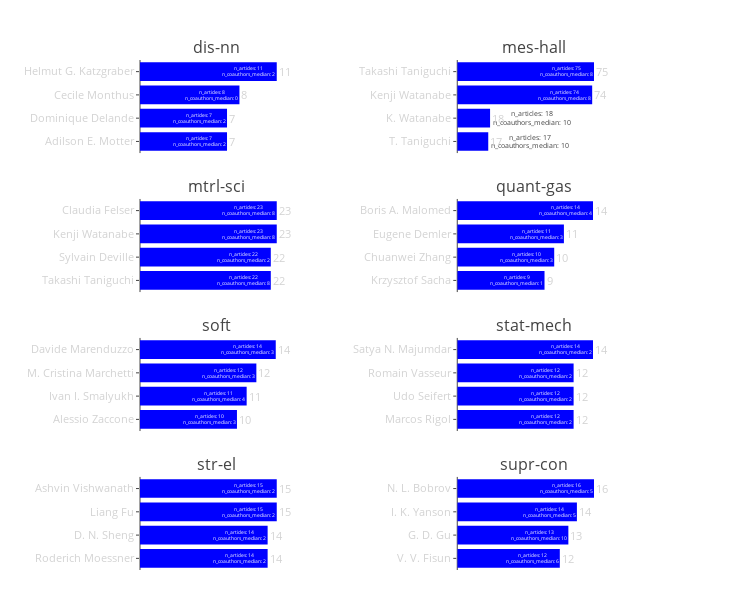

The code cell stored with this chart in its notebook:
### Code cell
active_authors(section, year)

### Figure 1 — Plotly figure (JSON) as saved in the notebook; plotly's stock layout.template omitted (floating-point values rounded to 4 significant figures)
{"data": [{"hoverinfo": "text", "marker": {"color": "blue"}, "opacity": 1, "orientation": "h", "text": ["n_articles: 11<br>n_coauthors_median: 2", "n_articles: 8<br>n_coauthors_median: 0", "n_articles: 7<br>n_coauthors_median: 2", "n_articles: 7<br>n_coauthors_median: 2"], "type": "bar", "x": [11, 8, 7, 7], "xaxis": "x1", "y": ["Helmut G. Katzgraber", "Cecile Monthus", "Dominique Delande", "Adilson E. Motter"], "yaxis": "y1"}, {"hoverinfo": "text", "marker": {"color": "blue"}, "opacity": 1, "orientation": "h", "text": ["n_articles: 75<br>n_coauthors_median: 8", "n_articles: 74<br>n_coauthors_median: 8", "n_articles: 18<br>n_coauthors_median: 10", "n_articles: 17<br>n_coauthors_median: 10"], "type": "bar", "x": [75, 74, 18, 17], "xaxis": "x2", "y": ["Takashi Taniguchi", "Kenji Watanabe", "K. Watanabe", "T. Taniguchi"], "yaxis": "y2"}, {"hoverinfo": "text", "marker": {"color": "blue"}, "opacity": 1, "orientation": "h", "text": ["n_articles: 23<br>n_coauthors_median: 8", "n_articles: 23<br>n_coauthors_median: 8", "n_articles: 22<br>n_coauthors_median: 2", "n_articles: 22<br>n_coauthors_median: 8"], "type": "bar", "x": [23, 23, 22, 22], "xaxis": "x3", "y": ["Claudia Felser", "Kenji Watanabe", "Sylvain Deville", "Takashi Taniguchi"], "yaxis": "y3"}, {"hoverinfo": "text", "marker": {"color": "blue"}, "opacity": 1, "orientation": "h", "text": ["n_articles: 14<br>n_coauthors_median: 4", "n_articles: 11<br>n_coauthors_median: 3", "n_articles: 10<br>n_coauthors_median: 3", "n_articles: 9<br>n_coauthors_median: 1"], "type": "bar", "x": [14, 11, 10, 9], "xaxis": "x4", "y": ["Boris A. Malomed", "Eugene Demler", "Chuanwei Zhang", "Krzysztof Sacha"], "yaxis": "y4"}, {"hoverinfo": "text", "marker": {"color": "blue"}, "opacity": 1, "orientation": "h", "text": ["n_articles: 14<br>n_coauthors_median: 3", "n_articles: 12<br>n_coauthors_median: 3", "n_articles: 11<br>n_coauthors_median: 4", "n_articles: 10<br>n_coauthors_median: 3"], "type": "bar", "x": [14, 12, 11, 10], "xaxis": "x5", "y": ["Davide Marenduzzo", "M. Cristina Marchetti", "Ivan I. Smalyukh", "Alessio Zaccone"], "yaxis": "y5"}, {"hoverinfo": "text", "marker": {"color": "blue"}, "opacity": 1, "orientation": "h", "text": ["n_articles: 14<br>n_coauthors_median: 2", "n_articles: 12<br>n_coauthors_median: 2", "n_articles: 12<br>n_coauthors_median: 2", "n_articles: 12<br>n_coauthors_median: 2"], "type": "bar", "x": [14, 12, 12, 12], "xaxis": "x6", "y": ["Satya N. Majumdar", "Romain Vasseur", "Udo Seifert", "Marcos Rigol"], "yaxis": "y6"}, {"hoverinfo": "text", "marker": {"color": "blue"}, "opacity": 1, "orientation": "h", "text": ["n_articles: 15<br>n_coauthors_median: 2", "n_articles: 15<br>n_coauthors_median: 2", "n_articles: 14<br>n_coauthors_median: 2", "n_articles: 14<br>n_coauthors_median: 2"], "type": "bar", "x": [15, 15, 14, 14], "xaxis": "x7", "y": ["Ashvin Vishwanath", "Liang Fu", "D. N. Sheng", "Roderich Moessner"], "yaxis": "y7"}, {"hoverinfo": "text", "marker": {"color": "blue"}, "opacity": 1, "orientation": "h", "text": ["n_articles: 16<br>n_coauthors_median: 5", "n_articles: 14<br>n_coauthors_median: 5", "n_articles: 13<br>n_coauthors_median: 10", "n_articles: 12<br>n_coauthors_median: 6"], "type": "bar", "x": [16, 14, 13, 12], "xaxis": "x8", "y": ["N. L. Bobrov", "I. K. Yanson", "G. D. Gu", "V. V. Fisun"], "yaxis": "y8"}], "layout": {"annotations": [{"font": {"size": 16}, "showarrow": false, "text": "dis-nn", "x": 0.1625, "xanchor": "center", "xref": "paper", "y": 1, "yanchor": "bottom", "yref": "paper"}, {"font": {"size": 16}, "showarrow": false, "text": "mes-hall", "x": 0.8375, "xanchor": "center", "xref": "paper", "y": 1, "yanchor": "bottom", "yref": "paper"}, {"font": {"size": 16}, "showarrow": false, "text": "mtrl-sci", "x": 0.1625, "xanchor": "center", "xref": "paper", "y": 0.7275, "yanchor": "bottom", "yref": "paper"}, {"font": {"size": 16}, "showarrow": false, "text": "quant-gas", "x": 0.8375, "xanchor": "center", "xref": "paper", "y": 0.7275, "yanchor": "bottom", "yref": "paper"}, {"font": {"size": 16}, "showarrow": false, "text": "soft", "x": 0.1625, "xanchor": "center", "xref": "paper", "y": 0.455, "yanchor": "bottom", "yref": "paper"}, {"font": {"size": 16}, "showarrow": false, "text": "stat-mech", "x": 0.8375, "xanchor": "center", "xref": "paper", "y": 0.455, "yanchor": "bottom", "yref": "paper"}, {"font": {"size": 16}, "showarrow": false, "text": "str-el", "x": 0.1625, "xanchor": "center", "xref": "paper", "y": 0.1825, "yanchor": "bottom", "yref": "paper"}, {"font": {"size": 16}, "showarrow": false, "text": "supr-con", "x": 0.8375, "xanchor": "center", "xref": "paper", "y": 0.1825, "yanchor": "bottom", "yref": "paper"}, {"font": {"color": "lightgrey", "size": 11}, "showarrow": false, "text": 11, "x": 11, "xanchor": "left", "xref": "x1", "y": "Helmut G. Katzgraber", "yref": "y1"}, {"font": {"color": "lightgrey", "size": 11}, "showarrow": false, "text": 8, "x": 8, "xanchor": "left", "xref": "x1", "y": "Cecile Monthus", "yref": "y1"}, {"font": {"color": "lightgrey", "size": 11}, "showarrow": false, "text": 7, "x": 7, "xanchor": "left", "xref": "x1", "y": "Dominique Delande", "yref": "y1"}, {"font": {"color": "lightgrey", "size": 11}, "showarrow": false, "text": 7, "x": 7, "xanchor": "left", "xref": "x1", "y": "Adilson E. Motter", "yref": "y1"}, {"font": {"color": "lightgrey", "size": 11}, "showarrow": false, "text": 75, "x": 75, "xanchor": "left", "xref": "x2", "y": "Takashi Taniguchi", "yref": "y2"}, {"font": {"color": "lightgrey", "size": 11}, "showarrow": false, "text": 74, "x": 74, "xanchor": "left", "xref": "x2", "y": "Kenji Watanabe", "yref": "y2"}, {"font": {"color": "lightgrey", "size": 11}, "showarrow": false, "text": 18, "x": 18, "xanchor": "left", "xref": "x2", "y": "K. Watanabe", "yref": "y2"}, {"font": {"color": "lightgrey", "size": 11}, "showarrow": false, "text": 17, "x": 17, "xanchor": "left", "xref": "x2", "y": "T. Taniguchi", "yref": "y2"}, {"font": {"color": "lightgrey", "size": 11}, "showarrow": false, "text": 23, "x": 23, "xanchor": "left", "xref": "x3", "y": "Claudia Felser", "yref": "y3"}, {"font": {"color": "lightgrey", "size": 11}, "showarrow": false, "text": 23, "x": 23, "xanchor": "left", "xref": "x3", "y": "Kenji Watanabe", "yref": "y3"}, {"font": {"color": "lightgrey", "size": 11}, "showarrow": false, "text": 22, "x": 22, "xanchor": "left", "xref": "x3", "y": "Sylvain Deville", "yref": "y3"}, {"font": {"color": "lightgrey", "size": 11}, "showarrow": false, "text": 22, "x": 22, "xanchor": "left", "xref": "x3", "y": "Takashi Taniguchi", "yref": "y3"}, {"font": {"color": "lightgrey", "size": 11}, "showarrow": false, "text": 14, "x": 14, "xanchor": "left", "xref": "x4", "y": "Boris A. Malomed", "yref": "y4"}, {"font": {"color": "lightgrey", "size": 11}, "showarrow": false, "text": 11, "x": 11, "xanchor": "left", "xref": "x4", "y": "Eugene Demler", "yref": "y4"}, {"font": {"color": "lightgrey", "size": 11}, "showarrow": false, "text": 10, "x": 10, "xanchor": "left", "xref": "x4", "y": "Chuanwei Zhang", "yref": "y4"}, {"font": {"color": "lightgrey", "size": 11}, "showarrow": false, "text": 9, "x": 9, "xanchor": "left", "xref": "x4", "y": "Krzysztof Sacha", "yref": "y4"}, {"font": {"color": "lightgrey", "size": 11}, "showarrow": false, "text": 14, "x": 14, "xanchor": "left", "xref": "x5", "y": "Davide Marenduzzo", "yref": "y5"}, {"font": {"color": "lightgrey", "size": 11}, "showarrow": false, "text": 12, "x": 12, "xanchor": "left", "xref": "x5", "y": "M. Cristina Marchetti", "yref": "y5"}, {"font": {"color": "lightgrey", "size": 11}, "showarrow": false, "text": 11, "x": 11, "xanchor": "left", "xref": "x5", "y": "Ivan I. Smalyukh", "yref": "y5"}, {"font": {"color": "lightgrey", "size": 11}, "showarrow": false, "text": 10, "x": 10, "xanchor": "left", "xref": "x5", "y": "Alessio Zaccone", "yref": "y5"}, {"font": {"color": "lightgrey", "size": 11}, "showarrow": false, "text": 14, "x": 14, "xanchor": "left", "xref": "x6", "y": "Satya N. Majumdar", "yref": "y6"}, {"font": {"color": "lightgrey", "size": 11}, "showarrow": false, "text": 12, "x": 12, "xanchor": "left", "xref": "x6", "y": "Romain Vasseur", "yref": "y6"}, {"font": {"color": "lightgrey", "size": 11}, "showarrow": false, "text": 12, "x": 12, "xanchor": "left", "xref": "x6", "y": "Udo Seifert", "yref": "y6"}, {"font": {"color": "lightgrey", "size": 11}, "showarrow": false, "text": 12, "x": 12, "xanchor": "left", "xref": "x6", "y": "Marcos Rigol", "yref": "y6"}, {"font": {"color": "lightgrey", "size": 11}, "showarrow": false, "text": 15, "x": 15, "xanchor": "left", "xref": "x7", "y": "Ashvin Vishwanath", "yref": "y7"}, {"font": {"color": "lightgrey", "size": 11}, "showarrow": false, "text": 15, "x": 15, "xanchor": "left", "xref": "x7", "y": "Liang Fu", "yref": "y7"}, {"font": {"color": "lightgrey", "size": 11}, "showarrow": false, "text": 14, "x": 14, "xanchor": "left", "xref": "x7", "y": "D. N. Sheng", "yref": "y7"}, {"font": {"color": "lightgrey", "size": 11}, "showarrow": false, "text": 14, "x": 14, "xanchor": "left", "xref": "x7", "y": "Roderich Moessner", "yref": "y7"}, {"font": {"color": "lightgrey", "size": 11}, "showarrow": false, "text": 16, "x": 16, "xanchor": "left", "xref": "x8", "y": "N. L. Bobrov", "yref": "y8"}, {"font": {"color": "lightgrey", "size": 11}, "showarrow": false, "text": 14, "x": 14, "xanchor": "left", "xref": "x8", "y": "I. K. Yanson", "yref": "y8"}, {"font": {"color": "lightgrey", "size": 11}, "showarrow": false, "text": 13, "x": 13, "xanchor": "left", "xref": "x8", "y": "G. D. Gu", "yref": "y8"}, {"font": {"color": "lightgrey", "size": 11}, "showarrow": false, "text": 12, "x": 12, "xanchor": "left", "xref": "x8", "y": "V. V. Fisun", "yref": "y8"}], "height": 600, "margin": {"b": 30, "l": 140, "r": 130, "t": 60}, "showlegend": false, "title": "", "width": 740, "xaxis1": {"anchor": "y1", "domain": [0, 0.325], "showgrid": false, "showticklabels": false}, "xaxis2": {"anchor": "y2", "domain": [0.675, 1], "showgrid": false, "showticklabels": false}, "xaxis3": {"anchor": "y3", "domain": [0, 0.325], "showgrid": false, "showticklabels": false}, "xaxis4": {"anchor": "y4", "domain": [0.675, 1], "showgrid": false, "showticklabels": false}, "xaxis5": {"anchor": "y5", "domain": [0, 0.325], "showgrid": false, "showticklabels": false}, "xaxis6": {"anchor": "y6", "domain": [0.675, 1], "showgrid": false, "showticklabels": false}, "xaxis7": {"anchor": "y7", "domain": [0, 0.325], "showgrid": false, "showticklabels": false}, "xaxis8": {"anchor": "y8", "domain": [0.675, 1], "showgrid": false, "showticklabels": false}, "yaxis1": {"anchor": "x1", "autorange": "reversed", "domain": [0.8175, 1], "tickfont": {"color": "lightgrey", "size": 11}, "ticklen": 3}, "yaxis2": {"anchor": "x2", "autorange": "reversed", "domain": [0.8175, 1], "tickfont": {"color": "lightgrey", "size": 11}, "ticklen": 3}, "yaxis3": {"anchor": "x3", "autorange": "reversed", "domain": [0.545, 0.7275], "tickfont": {"color": "lightgrey", "size": 11}, "ticklen": 3}, "yaxis4": {"anchor": "x4", "autorange": "reversed", "domain": [0.545, 0.7275], "tickfont": {"color": "lightgrey", "size": 11}, "ticklen": 3}, "yaxis5": {"anchor": "x5", "autorange": "reversed", "domain": [0.2725, 0.455], "tickfont": {"color": "lightgrey", "size": 11}, "ticklen": 3}, "yaxis6": {"anchor": "x6", "autorange": "reversed", "domain": [0.2725, 0.455], "tickfont": {"color": "lightgrey", "size": 11}, "ticklen": 3}, "yaxis7": {"anchor": "x7", "autorange": "reversed", "domain": [0, 0.1825], "tickfont": {"color": "lightgrey", "size": 11}, "ticklen": 3}, "yaxis8": {"anchor": "x8", "autorange": "reversed", "domain": [0, 0.1825], "tickfont": {"color": "lightgrey", "size": 11}, "ticklen": 3}}}
